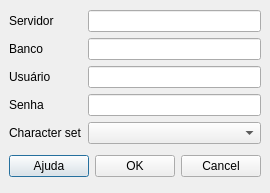
<ui version="4.0" >
 <class>frdbsettings</class>
 <widget class="QDialog" name="frdbsettings" >
  <property name="geometry" >
   <rect>
    <x>0</x>
    <y>0</y>
    <width>262</width>
    <height>193</height>
   </rect>
  </property>
  <property name="windowTitle" >
   <string>Servidor</string>
  </property>
  <property name="modal" >
   <bool>true</bool>
  </property>
  <layout class="QGridLayout" >
   <property name="margin" >
    <number>9</number>
   </property>
   <property name="spacing" >
    <number>6</number>
   </property>
   <item row="0" column="0" >
    <layout class="QHBoxLayout" >
     <property name="margin" >
      <number>0</number>
     </property>
     <property name="spacing" >
      <number>6</number>
     </property>
     <item>
      <layout class="QVBoxLayout" >
       <property name="margin" >
        <number>0</number>
       </property>
       <property name="spacing" >
        <number>6</number>
       </property>
       <item>
        <widget class="QLabel" name="label" >
         <property name="text" >
          <string>Servidor</string>
         </property>
        </widget>
       </item>
       <item>
        <widget class="QLabel" name="label_5" >
         <property name="text" >
          <string>Banco</string>
         </property>
        </widget>
       </item>
       <item>
        <widget class="QLabel" name="label_2" >
         <property name="text" >
          <string>Usuário</string>
         </property>
        </widget>
       </item>
       <item>
        <widget class="QLabel" name="label_3" >
         <property name="text" >
          <string>Senha</string>
         </property>
        </widget>
       </item>
       <item>
        <widget class="QLabel" name="label_4" >
         <property name="text" >
          <string>Character set</string>
         </property>
        </widget>
       </item>
      </layout>
     </item>
     <item>
      <layout class="QVBoxLayout" >
       <property name="margin" >
        <number>0</number>
       </property>
       <property name="spacing" >
        <number>6</number>
       </property>
       <item>
        <widget class="QLineEdit" name="leServer" />
       </item>
       <item>
        <widget class="QLineEdit" name="leDatabase" />
       </item>
       <item>
        <widget class="QLineEdit" name="leUser" />
       </item>
       <item>
        <widget class="QLineEdit" name="lePassword" >
         <property name="echoMode" >
          <enum>QLineEdit::Password</enum>
         </property>
        </widget>
       </item>
       <item>
        <widget class="QComboBox" name="cbCharset" />
       </item>
      </layout>
     </item>
    </layout>
   </item>
   <item row="1" column="0" >
    <layout class="QHBoxLayout" >
     <property name="margin" >
      <number>0</number>
     </property>
     <property name="spacing" >
      <number>6</number>
     </property>
     <item>
      <widget class="QPushButton" name="helpButton" >
       <property name="text" >
        <string>Ajuda</string>
       </property>
       <property name="icon" >
        <iconset resource="../res/rs.qrc" >:/png/buttons/16/help.png</iconset>
       </property>
      </widget>
     </item>
     <item>
      <spacer>
       <property name="orientation" >
        <enum>Qt::Horizontal</enum>
       </property>
       <property name="sizeHint" >
        <size>
         <width>131</width>
         <height>31</height>
        </size>
       </property>
      </spacer>
     </item>
     <item>
      <widget class="QPushButton" name="okButton" >
       <property name="text" >
        <string>OK</string>
       </property>
       <property name="icon" >
        <iconset resource="../res/rs.qrc" >:/png/buttons/16/agt_action_success.png</iconset>
       </property>
      </widget>
     </item>
     <item>
      <widget class="QPushButton" name="cancelButton" >
       <property name="text" >
        <string>Cancel</string>
       </property>
       <property name="icon" >
        <iconset resource="../res/rs.qrc" >:/png/buttons/16/button_cancel.png</iconset>
       </property>
      </widget>
     </item>
    </layout>
   </item>
  </layout>
 </widget>
 <tabstops>
  <tabstop>leServer</tabstop>
  <tabstop>leDatabase</tabstop>
  <tabstop>leUser</tabstop>
  <tabstop>lePassword</tabstop>
  <tabstop>cbCharset</tabstop>
  <tabstop>okButton</tabstop>
  <tabstop>cancelButton</tabstop>
 </tabstops>
 <resources>
  <include location="../res/rs.qrc" />
 </resources>
 <connections>
  <connection>
   <sender>okButton</sender>
   <signal>clicked()</signal>
   <receiver>frdbsettings</receiver>
   <slot>accept()</slot>
   <hints>
    <hint type="sourcelabel" >
     <x>278</x>
     <y>253</y>
    </hint>
    <hint type="destinationlabel" >
     <x>96</x>
     <y>254</y>
    </hint>
   </hints>
  </connection>
  <connection>
   <sender>cancelButton</sender>
   <signal>clicked()</signal>
   <receiver>frdbsettings</receiver>
   <slot>reject()</slot>
   <hints>
    <hint type="sourcelabel" >
     <x>369</x>
     <y>253</y>
    </hint>
    <hint type="destinationlabel" >
     <x>179</x>
     <y>282</y>
    </hint>
   </hints>
  </connection>
 </connections>
</ui>
